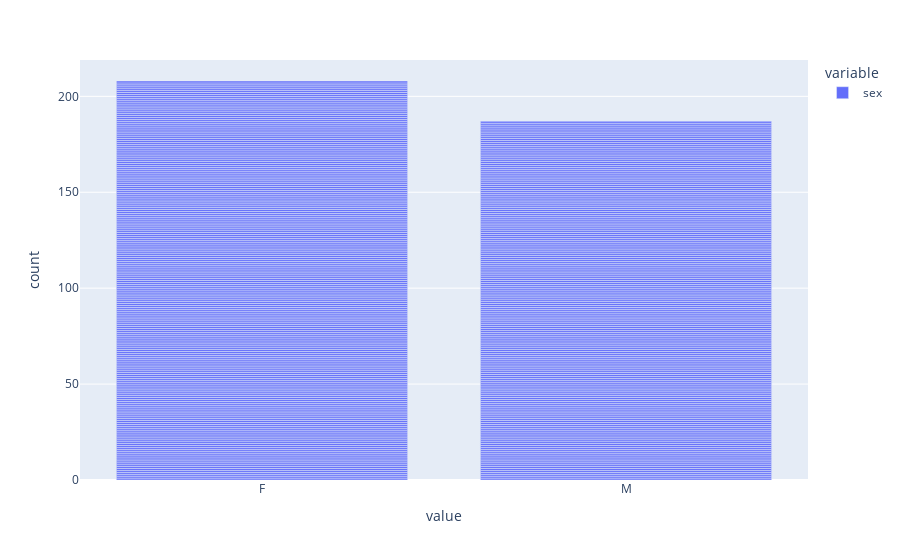

Write notebook code for a chart like this one.
### Code cell
fig = px.bar(df, y=['sex'])
fig.show()

### Figure 1 — Plotly figure (JSON) as saved in the notebook; plotly's stock layout.template omitted (floating-point values rounded to 4 significant figures; data arrays with more than 128 entries replaced by an {"elided": "..."} marker saying what was removed)
{"data": [{"alignmentgroup": "True", "hovertemplate": "variable=sex<br>value=%{x}<br>count=%{y}<extra></extra>", "legendgroup": "sex", "marker": {"color": "#636efa", "pattern": {"shape": ""}}, "name": "sex", "offsetgroup": "sex", "orientation": "v", "showlegend": true, "textposition": "auto", "type": "bar", "x": {"elided": "395 str values"}, "xaxis": "x", "y": {"elided": "395 int values"}, "yaxis": "y"}], "layout": {"barmode": "relative", "legend": {"title": {"text": "variable"}, "tracegroupgap": 0}, "margin": {"t": 60}, "xaxis": {"anchor": "y", "domain": [0, 1], "title": {"text": "value"}}, "yaxis": {"anchor": "x", "domain": [0, 1], "title": {"text": "count"}}}}
